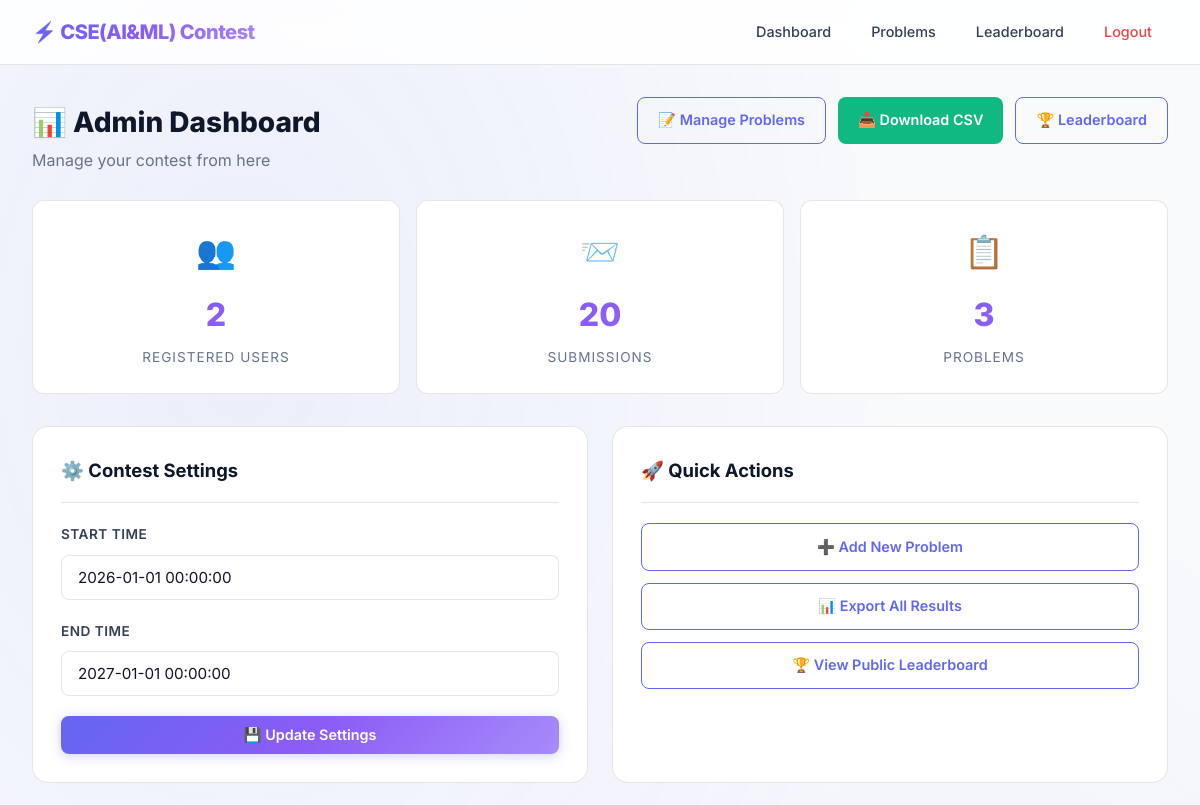
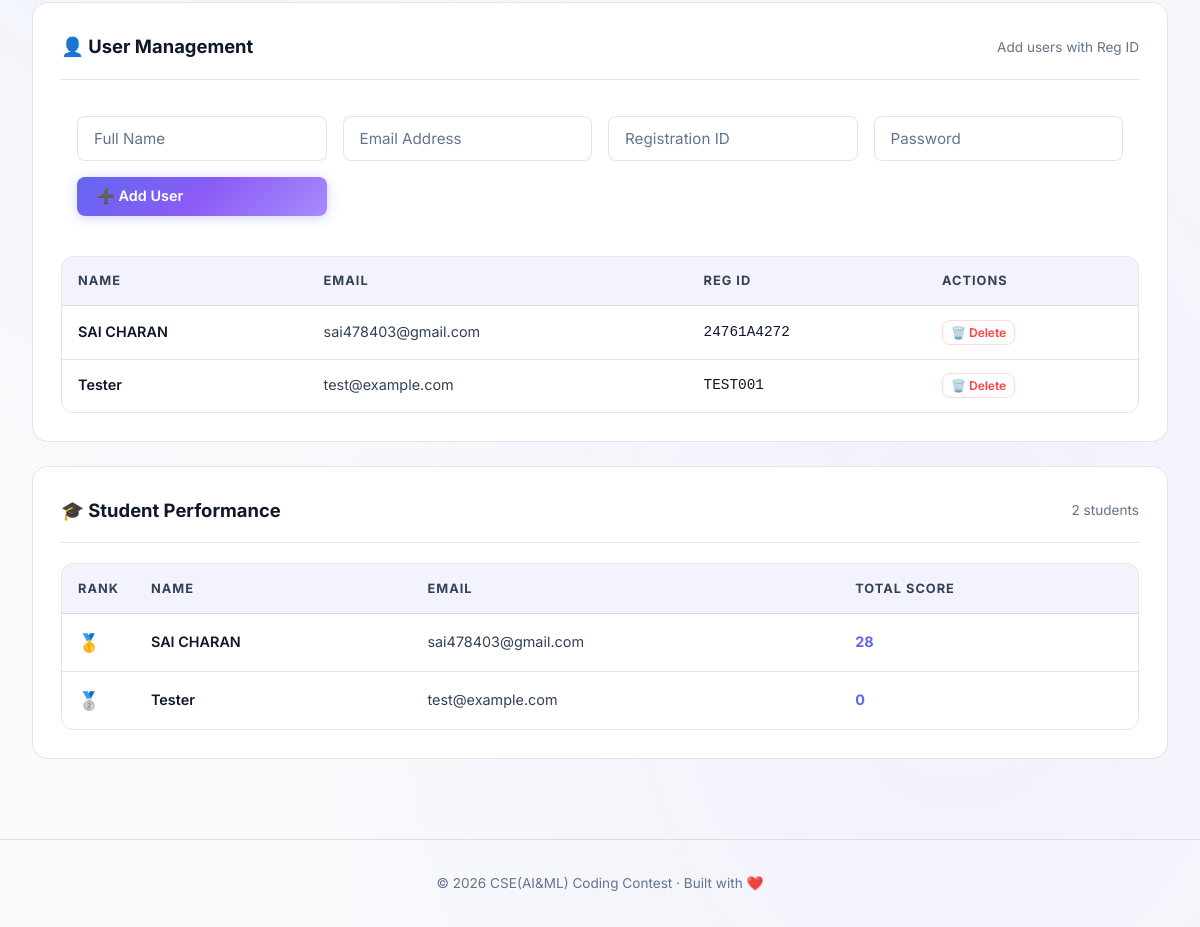
Before: /admin/dashboard (signed in) with the older database file (2 pictures, top to bottom).
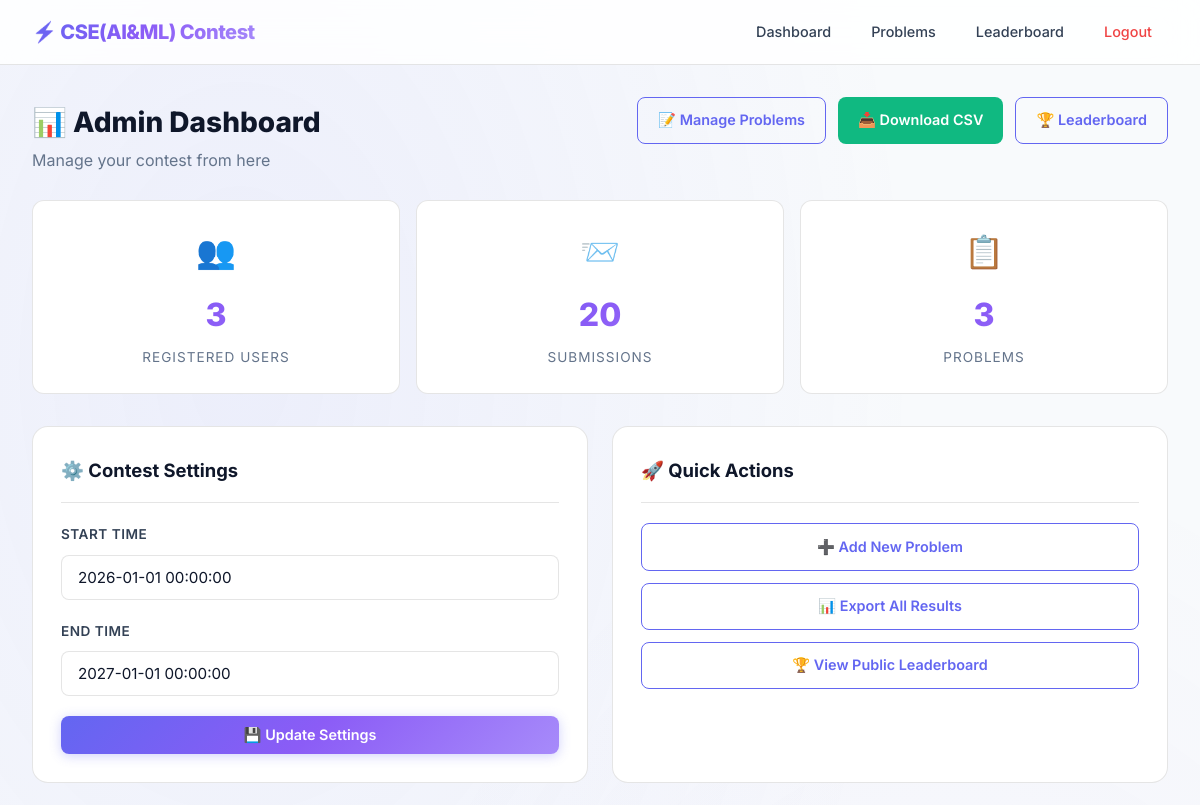
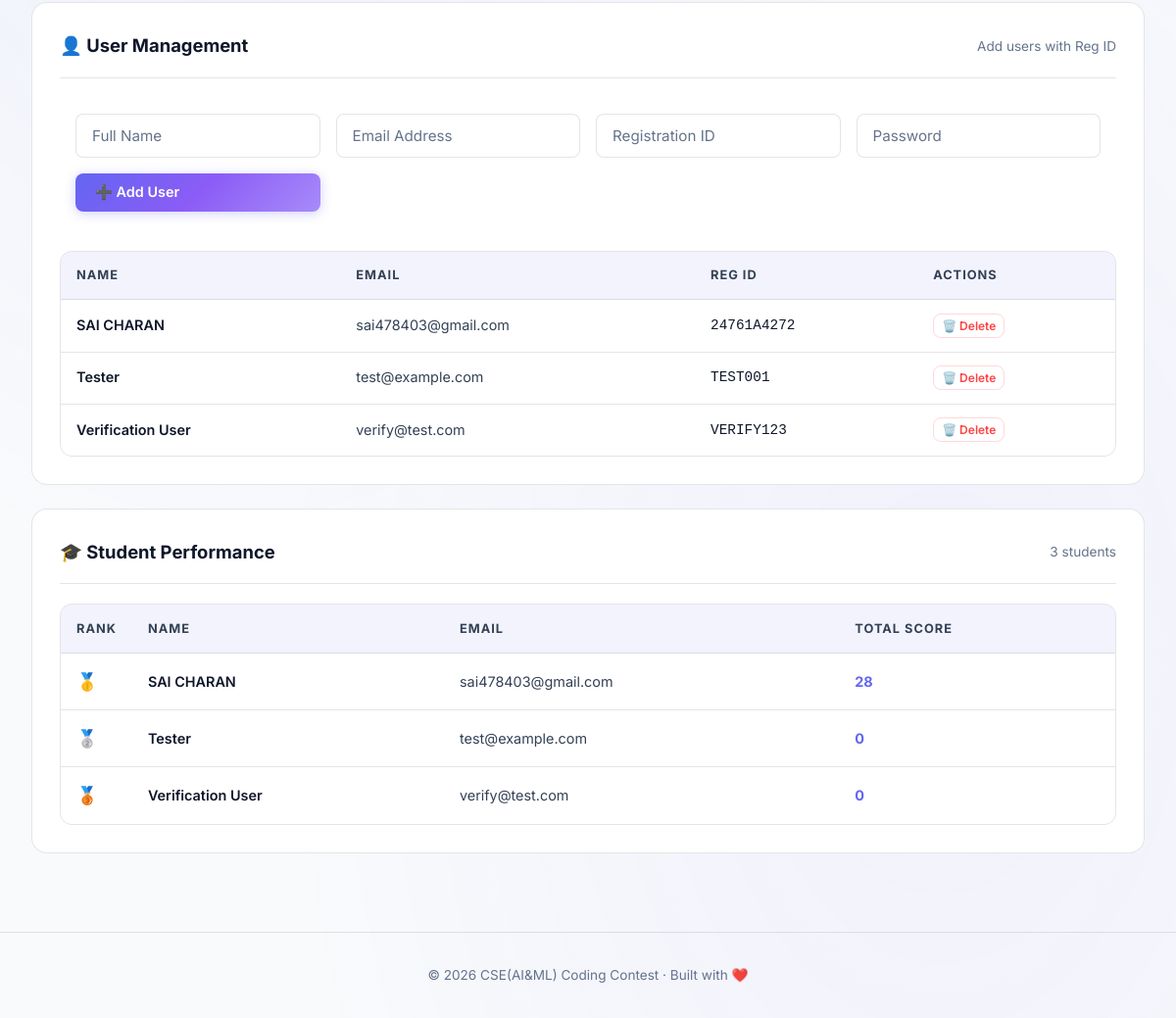
After: the same page with the newer database file (2 pictures, top to bottom).
### tables this page shows
CREATE TABLE settings (
            key TEXT PRIMARY KEY,
            value TEXT
        );

CREATE TABLE users (
            id INTEGER PRIMARY KEY AUTOINCREMENT,
            name TEXT,
            email TEXT UNIQUE,
            roll TEXT,
            google_id TEXT
        , reg_id TEXT, password TEXT);

### app.py (the view)
@app.route("/admin/dashboard")
def admin_dashboard():
    if not session.get("admin"):
        return redirect(url_for("admin_login"))
    con = get_db()
    leaderboard = con.execute("""
        SELECT u.id, u.name, u.email, u.reg_id, COALESCE(SUM(s.score), 0) as total_score
        FROM users u
        LEFT JOIN submissions s ON u.email = s.user_email
        GROUP BY u.email
        ORDER BY total_score DESC
    """).fetchall()
    settings = dict(con.execute("SELECT * FROM settings").fetchall())
    stats = get_stats()
    con.close()
    return render_template("admin_dashboard.html",
                           leaderboard=leaderboard,
                           settings=settings,
                           stats=stats)

### app.py (called while the page is built)
def get_db():
    print(f"DEBUG: Connecting to DB at {os.path.abspath(DB_PATH)}")
    print(f"DEBUG: Current working directory: {os.getcwd()}")
    con = sqlite3.connect(DB_PATH)
    con.row_factory = sqlite3.Row
    return con

def get_stats():
    con = get_db()
    total_users = con.execute("SELECT COUNT(*) as c FROM users").fetchone()['c']
    total_submissions = con.execute("SELECT COUNT(*) as c FROM submissions").fetchone()['c']
    total_problems = con.execute("SELECT COUNT(*) as c FROM problems").fetchone()['c']
    con.close()
    return {
        'total_users': total_users,
        'total_submissions': total_submissions,
        'total_problems': total_problems
    }

### templates/admin_dashboard.html (shortened to what this page needs)
{% extends "base.html" %}
{% block content %}
<div class="container">
    <div class="d-flex justify-between align-center mb-3 fade-in" style="flex-wrap: wrap; gap: 1rem;">
        <div>
            <h2 style="font-weight: 800; font-size: 1.75rem;">📊 Admin Dashboard</h2>
            <p style="color: var(--text-muted);">Manage your contest from here</p>
        </div>
        <div class="admin-nav">
            <a href="/admin/problems" class="btn btn-outline">📝 Manage Problems</a>
            <a href="/admin/download_csv" class="btn btn-success">📥 Download CSV</a>
            <a href="/leaderboard" class="btn btn-outline">🏆 Leaderboard</a>
        </div>
    </div>
    <div class="stats-grid fade-in stagger-1">
        <div class="stat-card">
            <div class="stat-icon">👥</div>
            <div class="stat-value">{{ stats.total_users }}</div>
            <div class="stat-label">Registered Users</div>
        </div>
        <div class="stat-card">
            <div class="stat-icon">📨</div>
            <div class="stat-value">{{ stats.total_submissions }}</div>
            <div class="stat-label">Submissions</div>
        </div>
        <div class="stat-card">
            <div class="stat-icon">📋</div>
            <div class="stat-value">{{ stats.total_problems }}</div>
            <div class="stat-label">Problems</div>
        </div>
    </div>
    <div class="dashboard-grid">
        <div class="card fade-in stagger-2">
            <div class="card-header">
                <span class="card-title">⚙️ Contest Settings</span>
            </div>
            <form action="/admin/settings" method="POST">
                <div class="form-group">
                    <label class="form-label">Start Time</label>
                    <input type="text" name="start" class="form-control" value="{{ settings.get('contest_start', '') }}"
                        placeholder="YYYY-MM-DD HH:MM:SS" required>
                </div>
                <div class="form-group">
                    <label class="form-label">End Time</label>
                    <input type="text" name="end" class="form-control" value="{{ settings.get('contest_end', '') }}"
                        placeholder="YYYY-MM-DD HH:MM:SS" required>
                </div>
                <button type="submit" class="btn btn-primary" style="width: 100%; justify-content: center;">
                    💾 Update Settings
                </button>
            </form>
        </div>
        <div class="card fade-in stagger-3">
            <div class="card-header">
                <span class="card-title">🚀 Quick Actions</span>
            </div>
            <div style="display: flex; flex-direction: column; gap: 0.75rem;">
                <a href="/admin/problems" class="btn btn-outline" style="justify-content: center;">
                    ➕ Add New Problem
                </a>
                <a href="/admin/download_csv" class="btn btn-outline" style="justify-content: center;">
                    📊 Export All Results
                </a>
                <a href="/leaderboard" class="btn btn-outline" style="justify-content: center;">
                    🏆 View Public Leaderboard
                </a>
            </div>
        </div>
    </div>
    <div class="card fade-in stagger-4 mt-3">
        <div class="card-header">
            <span class="card-title">👤 User Management</span>
            <span style="color: var(--text-muted); font-size: 0.85rem;">Add users with Reg ID</span>
        </div>
        <form action="/admin/users" method="POST" class="mb-3"
            style="display: grid; grid-template-columns: repeat(auto-fit, minmax(200px, 1fr)); gap: 1rem; padding: 1rem; background: rgba(255,255,255,0.02); border-radius: 8px;">
            <div class="form-group" style="margin-bottom: 0;">
                <input type="text" name="name" class="form-control" placeholder="Full Name" required>
            </div>
            <div class="form-group" style="margin-bottom: 0;">
                <input type="email" name="email" class="form-control" placeholder="Email Address" required>
            </div>
            <div class="form-group" style="margin-bottom: 0;">
                <input type="text" name="reg_id" class="form-control" placeholder="Registration ID" required>
            </div>
            <div class="form-group" style="margin-bottom: 0;">
                <input type="text" name="password" class="form-control" placeholder="Password" required>
            </div>
            <button type="submit" class="btn btn-primary">➕ Add User</button>
        </form>
        <div class="table-container">
            <table>
                <thead>
                    <tr>
                        <th>Name</th>
                        <th>Email</th>
                        <th>Reg ID</th>
                        <th>Actions</th>
                    </tr>
                </thead>
                <tbody>
                    {% for row in leaderboard %}
                    <tr>
                        <td style="font-weight: 600;">{{ row['name'] or 'No Name' }}</td>
                        <td style="color: var(--text-secondary);">{{ row['email'] }}</td>
                        <td style="font-family: monospace;">{{ row['reg_id'] or 'N/A' }}</td>
                        <td>
                            <form action="/admin/users" method="POST" style="display: inline;">
                                <button type="submit" class="btn btn-outline"
                                    style="padding: 0.25rem 0.5rem; font-size: 0.75rem; color: #ff4444; border-color: rgba(255,68,68,0.2);">🗑️
                                    Delete</button>
                            </form>
                        </td>
                    </tr>
                    {% endfor %}
                </tbody>
            </table>
        </div>
    </div>
    <div class="card fade-in stagger-4 mt-3">
        <div class="card-header">
            <span class="card-title">🎓 Student Performance</span>
            <span style="color: var(--text-muted); font-size: 0.85rem;">{{ leaderboard | length }} students</span>
        </div>
        {% if leaderboard %}
        <div class="table-container">
            <table>
                <thead>
                    <tr>
                        <th style="width: 60px;">Rank</th>
                        <th>Name</th>
                        <th>Email</th>
                        <th>Total Score</th>
                    </tr>
                </thead>
                <tbody>
                    {% for row in leaderboard %}
                    <tr>
                        <td>
                            {% if loop.index <= 3 %} <span style="font-size: 1.1rem;">{% if loop.index == 1 %}🥇{% elif
                                loop.index == 2 %}🥈{% else %}🥉{% endif %}</span>
                                {% else %}
                                <span class="rank-number">{{ loop.index }}</span>
                                {% endif %}
                        </td>
                        <td style="font-weight: 600;">{{ row['name'] or 'No Name' }}</td>
                        <td style="color: var(--text-secondary);">{{ row['email'] }}</td>
                        <td style="font-weight: 700; color: var(--accent-primary);">{{ row['total_score'] if
                            row['total_score'] else 0 }}</td>
                    </tr>
                    {% endfor %}
                </tbody>
            </table>
        </div>
        {% else %}
        <p style="text-align: center; color: var(--text-muted); padding: 2rem;">No students registered yet.</p>
        {% endif %}
    </div>
</div>
{% endblock %}

### templates/base.html (shortened to what this page needs)
<!DOCTYPE html>
<html lang="en">
<head>
    <link rel="stylesheet" href="{{ url_for('static', filename='style.css') }}">
</head>
<body>
    {% block navbar %}
    <nav class="navbar">
        <div class="nav-inner">
            <a href="/" class="nav-brand">⚡ CSE(AI&ML) Contest</a>
            <div class="nav-links">
                {% if session.get('user') %}
                <a href="/contest" class="nav-link">Contest</a>
                <a href="/logout" class="nav-link nav-link-danger">Logout</a>
                {% elif session.get('admin') %}
                <a href="/admin/dashboard" class="nav-link">Dashboard</a>
                <a href="/admin/problems" class="nav-link">Problems</a>
                <a href="/leaderboard" class="nav-link">Leaderboard</a>
                <a href="/logout" class="nav-link nav-link-danger">Logout</a>
                {% else %}
                {% if request.endpoint != 'login' %}
                <a href="/" class="nav-link">Login</a>
                {% endif %}
                {% endif %}
            </div>
        </div>
    </nav>
    {% endblock %}
    {% block content %}{% endblock %}
    {% block footer %}
    <footer class="footer">
        <p>© 2026 CSE(AI&ML) Coding Contest · Built with ❤️</p>
    </footer>
    {% endblock %}
</body>
</html>

Changed rows visible on the page:
added users: name "Verification User", email "verify@test.com", reg "VERIFY123", row "0"
Other visible differences:
{{ stats.total_users }}: "2" → "3"
{{ leaderboard | length }}: "2" → "3"
